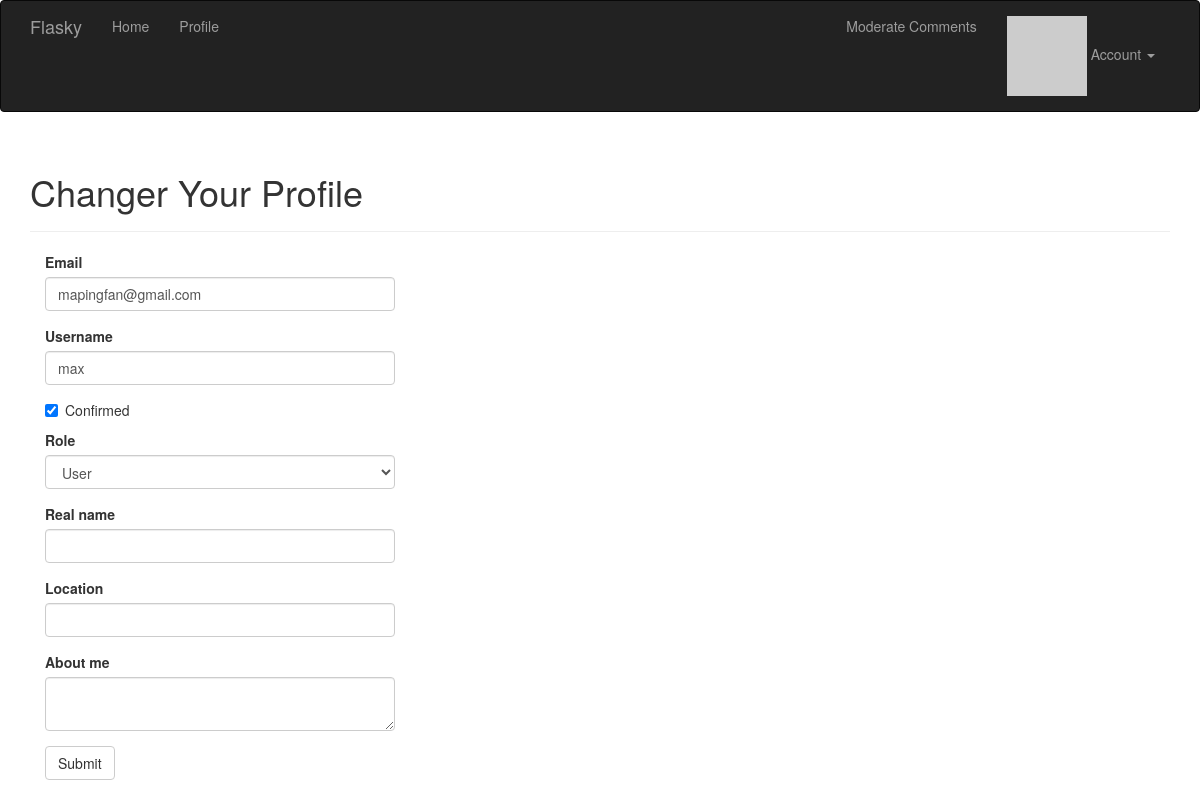
Before: /edit-profile/63 (signed in) with the older database file.
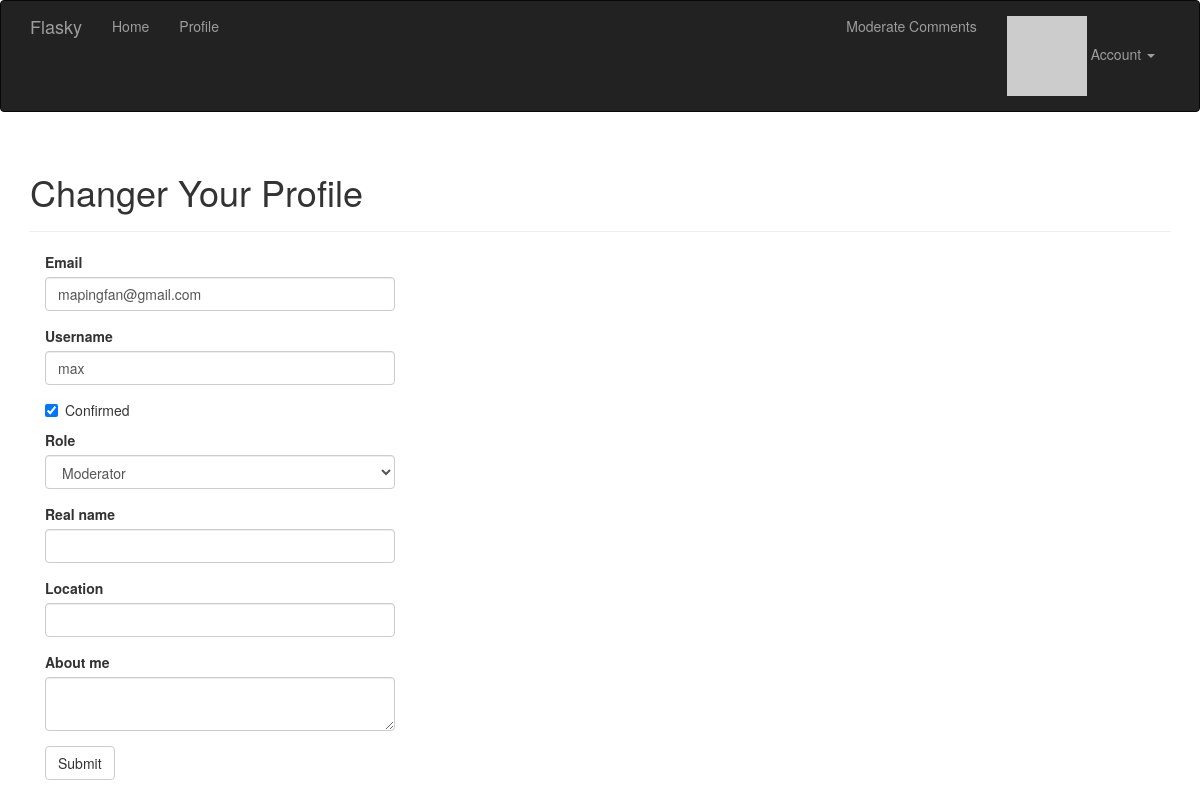
After: the same page with the newer database file.
### app/models.py (models this page shows, shortened)
class User(UserMixin, db.Model):
    __tablename__ = 'users'
    id = db.Column(db.Integer, primary_key=True)
    email = db.Column(db.String(64), unique=True, index=True)
    username = db.Column(db.String(64), unique=True, index=True)
    role_id = db.Column(db.Integer, db.ForeignKey('roles.id'))
    password_hash = db.Column(db.String(128))
    confirmed = db.Column(db.Boolean, default=False)
    name = db.Column(db.String(64))
    location = db.Column(db.String(64))
    about_me = db.Column(db.Text())
    member_since = db.Column(db.DateTime, default=datetime.utcnow)
    last_seen = db.Column(db.DateTime, default=datetime.utcnow)
    avatar_hash = db.Column(db.String(32))
    posts = db.relationship('Post', backref='author', lazy='dynamic')
    followed = db.relationship('Follow', foreign_keys=[Follow.follower_id],
                               backref=db.backref('follower', lazy='joined'),
                               lazy='dynamic', cascade='all, delete-orphan')
    followers = db.relationship('Follow', foreign_keys=[Follow.followed_id],
                                backref=db.backref('followed', lazy='joined'),
                                lazy='dynamic', cascade='all, delete-orphan')
    comments = db.relationship('Comment', backref='author', lazy='dynamic')
    def gravatar(self, size=100, default='identicon', rating='g'):
        if request.is_secure:
            url = 'http://en.gravatar.com/avatar/'
        else:
            url = 'http://en.gravatar.com/avatar/'
        hash = self.avatar_hash or hashlib.md5(self.email.encode('utf-8')).hexdigest()
        return '{url}/{hash}?s={size}&d={default}&r={rating}'.format(
            url=url, hash=hash, size=size, default=default, rating=rating)
    def ping(self):
        self.last_seen = datetime.utcnow()
        db.session.add(self)
    def can(self, permissions):
        return self.role is not None and (self.role.permissions & permissions) == permissions
    @property
    def password(self):
        raise AttributeError('password is not a readable attribute')

### app/main/views.py (the view, shortened to what this page needs)
@main.route('/edit-profile/<int:id>', methods=["POST", "GET"])
@login_required
@admin_required
def edit_profile_admin(id):
    user = User.query.get_or_404(id)
    form = EditProfileAdminForm(user=user)
    form.email.data = user.email
    form.username.data = user.username
    form.confirmed.data = user.confirmed
    form.role.data = user.role_id
    form.name.data = user.name
    form.location.data = user.location
    form.about_me.data = user.about_me
    return render_template('edit_profile.html', form=form, user=user)

### app/main/forms.py (shortened to what this page needs)
class EditProfileAdminForm(Form):
    email = StringField('Email', validators=[Required(), Length(1, 64), Email()])
    username = StringField('Username', validators=[Required(), Length(1, 64),
                                                   Regexp('^[A-Za-z][A-Za-z0-9_.]*$', 0,
                                                          'Usernames must have only letters, '
                                                          'numbers, dots or underscores'
                                                          )])
    confirmed = BooleanField('Confirmed')
    role = SelectField('Role', coerce=int)
    name = StringField('Real name', validators=[Length(0, 64)])
    location = StringField('Location', validators=[Length(0, 64)])
    about_me = TextAreaField('About me')
    submit = SubmitField('Submit')
    def __init__(self, user, *args, **kwargs):
        super(EditProfileAdminForm, self).__init__(*args, **kwargs)
        self.role.choices = [(role.id, role.name)
                             for role in Role.query.order_by(Role.name).all()]
        self.user = user

### app/main/__init__.py (called while the page is built)
@main.app_context_processor
def inject_permissions():
    return dict(Permission=Permission)

### app/templates/edit_profile.html (shortened to what this page needs)
{% extends "base.html" %}
{% import "bootstrap/wtf.html" as wtf %}
{% block page_content %}
<div class="page-header">
<h1>Changer Your Profile</h1>
</div>
<div class="col-md-4">
{{ wtf.quick_form(form) }}
</div>
{% endblock %}

Changed rows visible on the page:
changed User "mapingfan@gmail.com": role "User" → "Moderator"
